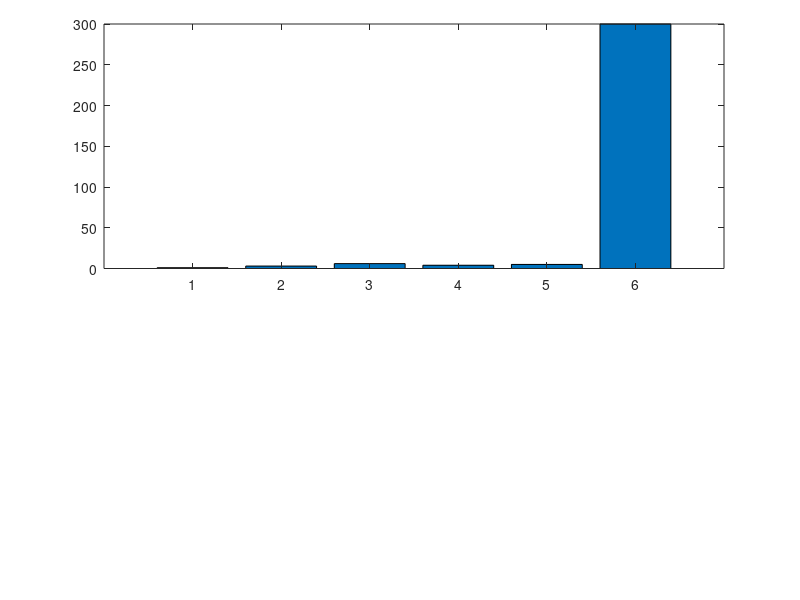

This chart was generated by the following MATLAB code:
a=[1 3 6 4 5 300];

ylim1=[0 20];
ylim2=[100 300];
xlim=[0 length(a)+1];

figure;

% retrieve your default axis pos
clf;
p0=get(gca,'position')
delete(gcf);

% create axis1
%a1=axes('position',[p0(1) p0(2) p0(3)/2-.025 p0(4)]);
%a1=axes('position',[p0(1) p0(2) p0(3) p0(4)/2]);
%a2=axes('position',[p0(1) p0(4)/2+.145 p0(3) p0(4)/2])
%barh(a);
%bar(a);
%set(a1,'ylim',ylim1);
%set(a2,'xlim',xlim,'ylim',ylim2);
%set(a2,'xtick',[]);
%box off;

% create axis2
%a2=axes('position',[p0(1)+p0(3)/2+.025 p0(2) p0(3)/2-.025 p0(4)]);
a2=axes('position',[p0(1) p0(4)/2+.145 p0(3) p0(4)/2])
%a2=axes('position',[p0(1) p0(2) p0(3) p0(4)/2]);
%barh(a);
bar(a);

%set(a2,'ylim',ylim1);
%set(a2,'ylim',ylim2);
set(a2,'xlim',xlim,'ylim',ylim2);
%set(a2,'xtick',[]);
%set(a2,'xcolor',get(a2,'color'));
%box off

bar(a);
%%%%%%%%%%%%%%%% plotting %%%%%%%%%%%%%%%%%%%%%
output = "break_axis";

%figure;
saveas(1, strcat(output, ".png"));

%box off
